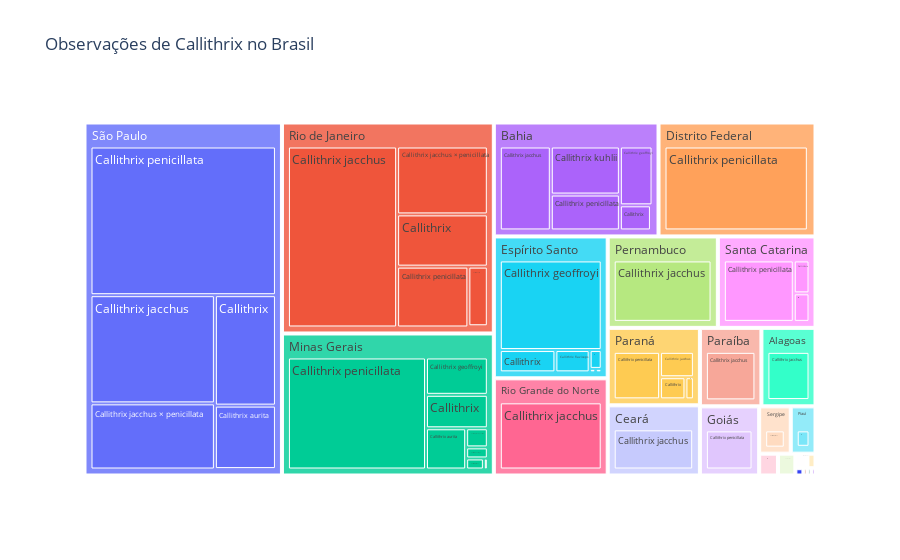

Notebook code cell kept with this figure:
### Code cell
# plotly tree graph of df_sudeste_agrupado
import plotly.express as px
fig = px.treemap(df_agrupado, path=['place_state_name', 'scientific_name'], values='counts', title='Observações de Callithrix no Brasil')
fig.show()

# Export as html
fig.write_html('../data/figures/observacoes_callithrix.html')

### Figure 1 — Plotly figure (JSON) as saved in the notebook; plotly's stock layout.template omitted (floating-point values rounded to 4 significant figures)
{"data": [{"branchvalues": "total", "domain": {"x": [0, 1], "y": [0, 1]}, "hovertemplate": "labels=%{label}<br>counts=%{value}<br>parent=%{parent}<br>id=%{id}<extra></extra>", "ids": ["Alagoas/Callithrix jacchus", "Alagoas/Callithrix penicillata", "Amazonas/Callithrix jacchus", "Bahia/Callithrix", "Bahia/Callithrix geoffroyi", "Bahia/Callithrix jacchus", "Bahia/Callithrix jacchus × penicillata", "Bahia/Callithrix kuhlii", "Bahia/Callithrix penicillata", "Ceará/Callithrix", "Ceará/Callithrix jacchus", "Central/Callithrix", "Distrito Federal/Callithrix", "Distrito Federal/Callithrix jacchus", "Distrito Federal/Callithrix jacchus × penicillata", "Distrito Federal/Callithrix penicillata", "El Oro/Callithrix jacchus", "Espírito Santo/Callithrix", "Espírito Santo/Callithrix flaviceps", "Espírito Santo/Callithrix geoffroyi", "Espírito Santo/Callithrix jacchus", "Espírito Santo/Callithrix jacchus × penicillata", "Espírito Santo/Callithrix penicillata", "Goiás/Callithrix", "Goiás/Callithrix penicillata", "Maranhão/Callithrix", "Maranhão/Callithrix jacchus", "Maranhão/Callithrix penicillata", "Mato Grosso/Callithrix jacchus", "Mato Grosso/Callithrix penicillata", "Mato Grosso do Sul/Callithrix penicillata", "Minas Gerais/Callithrix", "Minas Gerais/Callithrix aurita", "Minas Gerais/Callithrix flaviceps", "Minas Gerais/Callithrix geoffroyi", "Minas Gerais/Callithrix jacchus", "Minas Gerais/Callithrix jacchus × penicillata", "Minas Gerais/Callithrix kuhlii", "Minas Gerais/Callithrix penicillata", "Paraná/Callithrix", "Paraná/Callithrix jacchus", "Paraná/Callithrix jacchus × penicillata", "Paraná/Callithrix penicillata", "Paraíba/Callithrix jacchus", "Pernambuco/Callithrix jacchus", "Pernambuco/Callithrix jacchus × penicillata", "Piauí/Callithrix", "Piauí/Callithrix jacchus", "Rio Grande do Norte/Callithrix jacchus", "Rio Grande do Sul/Callithrix jacchus", "Rio Grande do Sul/Callithrix penicillata", "Rio de Janeiro/Callithrix", "Rio de Janeiro/Callithrix aurita", "Rio de Janeiro/Callithrix flaviceps", "Rio de Janeiro/Callithrix jacchus", "Rio de Janeiro/Callithrix jacchus × penicillata", "Rio de Janeiro/Callithrix penicillata", "Santa Catarina/Callithrix", "Santa Catarina/Callithrix jacchus × penicillata", "Santa Catarina/Callithrix penicillata", "Sergipe/Callithrix jacchus", "São Paulo/Callithrix", "São Paulo/Callithrix aurita", "São Paulo/Callithrix jacchus", "São Paulo/Callithrix jacchus × penicillata", "São Paulo/Callithrix kuhlii", "São Paulo/Callithrix penicillata", "Tocantins/Callithrix", "Tocantins/Callithrix penicillata", "Alagoas", "Amazonas", "Bahia", "Ceará", "Central", "Distrito Federal", "El Oro", "Espírito Santo", "Goiás", "Maranhão", "Mato Grosso", "Mato Grosso do Sul", "Minas Gerais", "Paraná", "Paraíba", "Pernambuco", "Piauí", "Rio Grande do Norte", "Rio Grande do Sul", "Rio de Janeiro", "Santa Catarina", "Sergipe", "São Paulo", "Tocantins"], "labels": ["Callithrix jacchus", "Callithrix penicillata", "Callithrix jacchus", "Callithrix", "Callithrix geoffroyi", "Callithrix jacchus", "Callithrix jacchus × penicillata", "Callithrix kuhlii", "Callithrix penicillata", "Callithrix", "Callithrix jacchus", "Callithrix", "Callithrix", "Callithrix jacchus", "Callithrix jacchus × penicillata", "Callithrix penicillata", "Callithrix jacchus", "Callithrix", "Callithrix flaviceps", "Callithrix geoffroyi", "Callithrix jacchus", "Callithrix jacchus × penicillata", "Callithrix penicillata", "Callithrix", "Callithrix penicillata", "Callithrix", "Callithrix jacchus", "Callithrix penicillata", "Callithrix jacchus", "Callithrix penicillata", "Callithrix penicillata", "Callithrix", "Callithrix aurita", "Callithrix flaviceps", "Callithrix geoffroyi", "Callithrix jacchus", "Callithrix jacchus × penicillata", "Callithrix kuhlii", "Callithrix penicillata", "Callithrix", "Callithrix jacchus", "Callithrix jacchus × penicillata", "Callithrix penicillata", "Callithrix jacchus", "Callithrix jacchus", "Callithrix jacchus × penicillata", "Callithrix", "Callithrix jacchus", "Callithrix jacchus", "Callithrix jacchus", "Callithrix penicillata", "Callithrix", "Callithrix aurita", "Callithrix flaviceps", "Callithrix jacchus", "Callithrix jacchus × penicillata", "Callithrix penicillata", "Callithrix", "Callithrix jacchus × penicillata", "Callithrix penicillata", "Callithrix jacchus", "Callithrix", "Callithrix aurita", "Callithrix jacchus", "Callithrix jacchus × penicillata", "Callithrix kuhlii", "Callithrix penicillata", "Callithrix", "Callithrix penicillata", "Alagoas", "Amazonas", "Bahia", "Ceará", "Central", "Distrito Federal", "El Oro", "Espírito Santo", "Goiás", "Maranhão", "Mato Grosso", "Mato Grosso do Sul", "Minas Gerais", "Paraná", "Paraíba", "Pernambuco", "Piauí", "Rio Grande do Norte", "Rio Grande do Sul", "Rio de Janeiro", "Santa Catarina", "Sergipe", "São Paulo", "Tocantins"], "name": "", "parents": ["Alagoas", "Alagoas", "Amazonas", "Bahia", "Bahia", "Bahia", "Bahia", "Bahia", "Bahia", "Ceará", "Ceará", "Central", "Distrito Federal", "Distrito Federal", "Distrito Federal", "Distrito Federal", "El Oro", "Espírito Santo", "Espírito Santo", "Espírito Santo", "Espírito Santo", "Espírito Santo", "Espírito Santo", "Goiás", "Goiás", "Maranhão", "Maranhão", "Maranhão", "Mato Grosso", "Mato Grosso", "Mato Grosso do Sul", "Minas Gerais", "Minas Gerais", "Minas Gerais", "Minas Gerais", "Minas Gerais", "Minas Gerais", "Minas Gerais", "Minas Gerais", "Paraná", "Paraná", "Paraná", "Paraná", "Paraíba", "Pernambuco", "Pernambuco", "Piauí", "Piauí", "Rio Grande do Norte", "Rio Grande do Sul", "Rio Grande do Sul", "Rio de Janeiro", "Rio de Janeiro", "Rio de Janeiro", "Rio de Janeiro", "Rio de Janeiro", "Rio de Janeiro", "Santa Catarina", "Santa Catarina", "Santa Catarina", "Sergipe", "São Paulo", "São Paulo", "São Paulo", "São Paulo", "São Paulo", "São Paulo", "Tocantins", "Tocantins", "", "", "", "", "", "", "", "", "", "", "", "", "", "", "", "", "", "", "", "", "", "", "", ""], "type": "treemap", "values": [144.0, 1.0, 1.0, 39.0, 96.0, 214.0, 2.0, 166.0, 124.0, 2.0, 219.0, 1.0, 5.0, 1.0, 1.0, 604.0, 1.0, 60.0, 37.0, 442.0, 1.0, 1.0, 11.0, 2.0, 138.0, 1.0, 4.0, 1.0, 2.0, 2.0, 14.0, 95.0, 76.0, 11.0, 106.0, 9.0, 19.0, 2.0, 710.0, 36.0, 55.0, 12.0, 141.0, 165.0, 343.0, 1.0, 2.0, 38.0, 378.0, 1.0, 1.0, 200.0, 49.0, 1.0, 834.0, 260.0, 183.0, 30.0, 26.0, 249.0, 51.0, 268.0, 154.0, 535.0, 327.0, 1.0, 1096.0, 4.0, 9.0, 145.0, 1.0, 641.0, 221.0, 1.0, 611.0, 1.0, 552.0, 140.0, 6.0, 4.0, 14.0, 1028.0, 244.0, 165.0, 344.0, 40.0, 378.0, 2.0, 1527.0, 305.0, 51.0, 2381.0, 13.0]}], "layout": {"legend": {"tracegroupgap": 0}, "title": {"text": "Observações de Callithrix no Brasil"}}}
